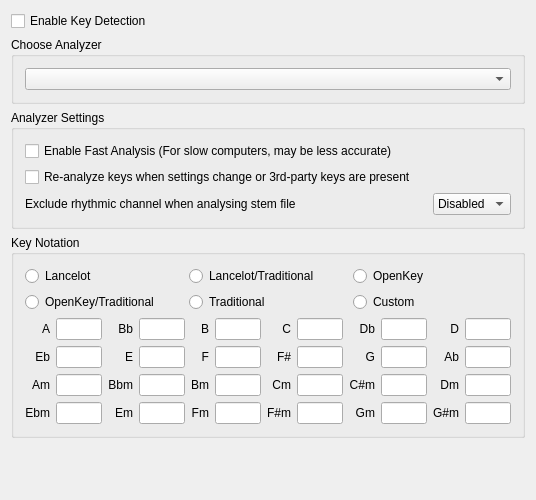
<?xml version="1.0" encoding="UTF-8"?>
<ui version="4.0">
 <class>DlgPrefKeyDlg</class>
 <widget class="QWidget" name="DlgPrefKeyDlg">
  <property name="geometry">
   <rect>
    <x>0</x>
    <y>0</y>
    <width>536</width>
    <height>500</height>
   </rect>
  </property>
  <property name="windowTitle">
   <string>Key Notation Format Settings</string>
  </property>
  <layout class="QVBoxLayout" name="verticalLayout">
   <item>
    <widget class="QCheckBox" name="banalyzerenabled">
     <property name="toolTip">
      <string>When key detection is enabled, NRave detects the musical key of your tracks
and allows you to pitch adjust them for harmonic mixing.</string>
     </property>
     <property name="text">
      <string>Enable Key Detection</string>
     </property>
    </widget>
   </item>
   <item>
    <widget class="QGroupBox" name="groupPlugin">
     <property name="title">
      <string>Choose Analyzer</string>
     </property>
     <property name="alignment">
      <set>Qt::AlignLeading|Qt::AlignLeft|Qt::AlignTop</set>
     </property>
     <layout class="QHBoxLayout" name="horizontalLayout">
      <item>
       <widget class="QComboBox" name="plugincombo">
        <property name="minimumSize">
         <size>
          <width>200</width>
          <height>0</height>
         </size>
        </property>
        <property name="maximumSize">
         <size>
          <width>2600</width>
          <height>26</height>
         </size>
        </property>
        <property name="toolTip">
         <string>Choose between different algorithms to detect keys.</string>
        </property>
        <property name="layoutDirection">
         <enum>Qt::LeftToRight</enum>
        </property>
       </widget>
      </item>
     </layout>
    </widget>
   </item>
   <item>
    <widget class="QGroupBox" name="groupOptions">
     <property name="title">
      <string>Analyzer Settings</string>
     </property>
     <layout class="QVBoxLayout" name="verticalLayout_2">
      <item>
       <widget class="QCheckBox" name="bfastAnalysisEnabled">
        <property name="text">
         <string>Enable Fast Analysis (For slow computers, may be less accurate)</string>
        </property>
       </widget>
      </item>
      <item>
       <widget class="QCheckBox" name="breanalyzeEnabled">
        <property name="text">
         <string>Re-analyze keys when settings change or 3rd-party keys are present</string>
        </property>
       </widget>
      </item>
      <item>
       <layout class="QHBoxLayout" name="horizontalLayout_2">
        <item>
         <widget class="QLabel" name="labelStemStrategy">
          <property name="text">
           <string>Exclude rhythmic channel when analysing stem file</string>
          </property>
         </widget>
        </item>
        <item>
         <widget class="QComboBox" name="comboBoxStemStrategy">
          <property name="sizePolicy">
           <sizepolicy hsizetype="Maximum" vsizetype="Fixed">
            <horstretch>0</horstretch>
            <verstretch>0</verstretch>
           </sizepolicy>
          </property>
          <item>
           <property name="text">
            <string>Disabled</string>
           </property>
          </item>
          <item>
           <property name="text">
            <string>Enforced</string>
           </property>
          </item>
         </widget>
        </item>
       </layout>
      </item>
     </layout>
    </widget>
   </item>
   <item>
    <widget class="QGroupBox" name="groupNotation">
     <property name="minimumSize">
      <size>
       <width>409</width>
       <height>200</height>
      </size>
     </property>
     <property name="title">
      <string>Key Notation</string>
     </property>
     <layout class="QVBoxLayout" name="verticalLayout_3">
      <item>
       <layout class="QHBoxLayout" name="notationChoice1">
        <item>
         <widget class="QRadioButton" name="radioNotationLancelot">
          <property name="text">
           <string>Lancelot</string>
          </property>
         </widget>
        </item>
        <item>
         <widget class="QRadioButton" name="radioNotationLancelotAndTraditional">
          <property name="text">
           <string>Lancelot/Traditional</string>
          </property>
         </widget>
        </item>
        <item>
         <widget class="QRadioButton" name="radioNotationOpenKey">
          <property name="text">
           <string>OpenKey</string>
          </property>
         </widget>
        </item>
       </layout>
      </item>
      <item>
       <layout class="QHBoxLayout" name="notationChoice2">
        <item>
         <widget class="QRadioButton" name="radioNotationOpenKeyAndTraditional">
          <property name="text">
           <string>OpenKey/Traditional</string>
          </property>
         </widget>
        </item>
        <item>
         <widget class="QRadioButton" name="radioNotationTraditional">
          <property name="text">
           <string>Traditional</string>
          </property>
         </widget>
        </item>
        <item>
         <widget class="QRadioButton" name="radioNotationCustom">
          <property name="text">
           <string>Custom</string>
          </property>
         </widget>
        </item>
       </layout>
      </item>
      <item>
       <layout class="QGridLayout" name="customNotation">
        <item row="0" column="0">
         <widget class="QLabel" name="a_major_label">
          <property name="text">
           <string>A</string>
          </property>
          <property name="alignment">
           <set>Qt::AlignRight|Qt::AlignTrailing|Qt::AlignVCenter</set>
          </property>
         </widget>
        </item>
        <item row="0" column="1">
         <widget class="QLineEdit" name="a_major_edit">
          <property name="sizePolicy">
           <sizepolicy hsizetype="Expanding" vsizetype="Fixed">
            <horstretch>0</horstretch>
            <verstretch>0</verstretch>
           </sizepolicy>
          </property>
          <property name="maxLength">
           <number>20</number>
          </property>
         </widget>
        </item>
        <item row="0" column="2">
         <widget class="QLabel" name="b_flat_major_label">
          <property name="text">
           <string>Bb</string>
          </property>
          <property name="alignment">
           <set>Qt::AlignRight|Qt::AlignTrailing|Qt::AlignVCenter</set>
          </property>
         </widget>
        </item>
        <item row="0" column="3">
         <widget class="QLineEdit" name="b_flat_major_edit">
          <property name="sizePolicy">
           <sizepolicy hsizetype="Expanding" vsizetype="Fixed">
            <horstretch>0</horstretch>
            <verstretch>0</verstretch>
           </sizepolicy>
          </property>
          <property name="maxLength">
           <number>20</number>
          </property>
         </widget>
        </item>
        <item row="0" column="4">
         <widget class="QLabel" name="b_major_label">
          <property name="text">
           <string>B</string>
          </property>
          <property name="alignment">
           <set>Qt::AlignRight|Qt::AlignTrailing|Qt::AlignVCenter</set>
          </property>
         </widget>
        </item>
        <item row="0" column="5">
         <widget class="QLineEdit" name="b_major_edit">
          <property name="sizePolicy">
           <sizepolicy hsizetype="Expanding" vsizetype="Fixed">
            <horstretch>0</horstretch>
            <verstretch>0</verstretch>
           </sizepolicy>
          </property>
          <property name="maxLength">
           <number>20</number>
          </property>
         </widget>
        </item>
        <item row="0" column="6">
         <widget class="QLabel" name="c_major_label">
          <property name="text">
           <string>C</string>
          </property>
          <property name="alignment">
           <set>Qt::AlignRight|Qt::AlignTrailing|Qt::AlignVCenter</set>
          </property>
         </widget>
        </item>
        <item row="0" column="7">
         <widget class="QLineEdit" name="c_major_edit">
          <property name="sizePolicy">
           <sizepolicy hsizetype="Expanding" vsizetype="Fixed">
            <horstretch>0</horstretch>
            <verstretch>0</verstretch>
           </sizepolicy>
          </property>
          <property name="maxLength">
           <number>20</number>
          </property>
         </widget>
        </item>
        <item row="0" column="8">
         <widget class="QLabel" name="d_flat_major_label">
          <property name="text">
           <string>Db</string>
          </property>
          <property name="alignment">
           <set>Qt::AlignRight|Qt::AlignTrailing|Qt::AlignVCenter</set>
          </property>
         </widget>
        </item>
        <item row="0" column="9">
         <widget class="QLineEdit" name="d_flat_major_edit">
          <property name="sizePolicy">
           <sizepolicy hsizetype="Expanding" vsizetype="Fixed">
            <horstretch>0</horstretch>
            <verstretch>0</verstretch>
           </sizepolicy>
          </property>
          <property name="maxLength">
           <number>20</number>
          </property>
         </widget>
        </item>
        <item row="0" column="10">
         <widget class="QLabel" name="d_major_label">
          <property name="text">
           <string>D</string>
          </property>
          <property name="alignment">
           <set>Qt::AlignRight|Qt::AlignTrailing|Qt::AlignVCenter</set>
          </property>
         </widget>
        </item>
        <item row="0" column="11">
         <widget class="QLineEdit" name="d_major_edit">
          <property name="sizePolicy">
           <sizepolicy hsizetype="Expanding" vsizetype="Fixed">
            <horstretch>0</horstretch>
            <verstretch>0</verstretch>
           </sizepolicy>
          </property>
          <property name="maxLength">
           <number>20</number>
          </property>
         </widget>
        </item>
        <item row="1" column="0">
         <widget class="QLabel" name="e_flat_major_label">
          <property name="text">
           <string>Eb</string>
          </property>
          <property name="alignment">
           <set>Qt::AlignRight|Qt::AlignTrailing|Qt::AlignVCenter</set>
          </property>
         </widget>
        </item>
        <item row="1" column="1">
         <widget class="QLineEdit" name="e_flat_major_edit">
          <property name="sizePolicy">
           <sizepolicy hsizetype="Expanding" vsizetype="Fixed">
            <horstretch>0</horstretch>
            <verstretch>0</verstretch>
           </sizepolicy>
          </property>
          <property name="maxLength">
           <number>20</number>
          </property>
         </widget>
        </item>
        <item row="1" column="2">
         <widget class="QLabel" name="e_major_label">
          <property name="text">
           <string>E</string>
          </property>
          <property name="alignment">
           <set>Qt::AlignRight|Qt::AlignTrailing|Qt::AlignVCenter</set>
          </property>
         </widget>
        </item>
        <item row="1" column="3">
         <widget class="QLineEdit" name="e_major_edit">
          <property name="sizePolicy">
           <sizepolicy hsizetype="Expanding" vsizetype="Fixed">
            <horstretch>0</horstretch>
            <verstretch>0</verstretch>
           </sizepolicy>
          </property>
          <property name="maxLength">
           <number>20</number>
          </property>
         </widget>
        </item>
        <item row="1" column="4">
         <widget class="QLabel" name="f_major_label">
          <property name="text">
           <string>F</string>
          </property>
          <property name="alignment">
           <set>Qt::AlignRight|Qt::AlignTrailing|Qt::AlignVCenter</set>
          </property>
         </widget>
        </item>
        <item row="1" column="5">
         <widget class="QLineEdit" name="f_major_edit">
          <property name="sizePolicy">
           <sizepolicy hsizetype="Expanding" vsizetype="Fixed">
            <horstretch>0</horstretch>
            <verstretch>0</verstretch>
           </sizepolicy>
          </property>
          <property name="maxLength">
           <number>20</number>
          </property>
         </widget>
        </item>
        <item row="1" column="6">
         <widget class="QLabel" name="f_sharp_major_label">
          <property name="text">
           <string>F#</string>
          </property>
          <property name="alignment">
           <set>Qt::AlignRight|Qt::AlignTrailing|Qt::AlignVCenter</set>
          </property>
         </widget>
        </item>
        <item row="1" column="7">
         <widget class="QLineEdit" name="f_sharp_major_edit">
          <property name="sizePolicy">
           <sizepolicy hsizetype="Expanding" vsizetype="Fixed">
            <horstretch>0</horstretch>
            <verstretch>0</verstretch>
           </sizepolicy>
          </property>
          <property name="maxLength">
           <number>20</number>
          </property>
         </widget>
        </item>
        <item row="1" column="8">
         <widget class="QLabel" name="g_major_label">
          <property name="text">
           <string>G</string>
          </property>
          <property name="alignment">
           <set>Qt::AlignRight|Qt::AlignTrailing|Qt::AlignVCenter</set>
          </property>
         </widget>
        </item>
        <item row="1" column="9">
         <widget class="QLineEdit" name="g_major_edit">
          <property name="sizePolicy">
           <sizepolicy hsizetype="Expanding" vsizetype="Fixed">
            <horstretch>0</horstretch>
            <verstretch>0</verstretch>
           </sizepolicy>
          </property>
          <property name="maxLength">
           <number>20</number>
          </property>
         </widget>
        </item>
        <item row="1" column="10">
         <widget class="QLabel" name="a_flat_major_label">
          <property name="text">
           <string>Ab</string>
          </property>
          <property name="alignment">
           <set>Qt::AlignRight|Qt::AlignTrailing|Qt::AlignVCenter</set>
          </property>
         </widget>
        </item>
        <item row="1" column="11">
         <widget class="QLineEdit" name="a_flat_major_edit">
          <property name="sizePolicy">
           <sizepolicy hsizetype="Expanding" vsizetype="Fixed">
            <horstretch>0</horstretch>
            <verstretch>0</verstretch>
           </sizepolicy>
          </property>
          <property name="maxLength">
           <number>20</number>
          </property>
         </widget>
        </item>
        <item row="2" column="0">
         <widget class="QLabel" name="a_minor_label">
          <property name="text">
           <string>Am</string>
          </property>
          <property name="alignment">
           <set>Qt::AlignRight|Qt::AlignTrailing|Qt::AlignVCenter</set>
          </property>
         </widget>
        </item>
        <item row="2" column="1">
         <widget class="QLineEdit" name="a_minor_edit">
          <property name="sizePolicy">
           <sizepolicy hsizetype="Expanding" vsizetype="Fixed">
            <horstretch>0</horstretch>
            <verstretch>0</verstretch>
           </sizepolicy>
          </property>
          <property name="maxLength">
           <number>20</number>
          </property>
         </widget>
        </item>
        <item row="2" column="2">
         <widget class="QLabel" name="b_flat_minor_label">
          <property name="text">
           <string>Bbm</string>
          </property>
          <property name="alignment">
           <set>Qt::AlignRight|Qt::AlignTrailing|Qt::AlignVCenter</set>
          </property>
         </widget>
        </item>
        <item row="2" column="3">
         <widget class="QLineEdit" name="b_flat_minor_edit">
          <property name="sizePolicy">
           <sizepolicy hsizetype="Expanding" vsizetype="Fixed">
            <horstretch>0</horstretch>
            <verstretch>0</verstretch>
           </sizepolicy>
          </property>
          <property name="maxLength">
           <number>20</number>
          </property>
         </widget>
        </item>
        <item row="2" column="4">
         <widget class="QLabel" name="b_minor_label">
          <property name="text">
           <string>Bm</string>
          </property>
          <property name="alignment">
           <set>Qt::AlignRight|Qt::AlignTrailing|Qt::AlignVCenter</set>
          </property>
         </widget>
        </item>
        <item row="2" column="5">
         <widget class="QLineEdit" name="b_minor_edit">
          <property name="sizePolicy">
           <sizepolicy hsizetype="Expanding" vsizetype="Fixed">
            <horstretch>0</horstretch>
            <verstretch>0</verstretch>
           </sizepolicy>
          </property>
          <property name="maxLength">
           <number>20</number>
          </property>
         </widget>
        </item>
        <item row="2" column="6">
         <widget class="QLabel" name="c_minor_label">
          <property name="text">
           <string>Cm</string>
          </property>
          <property name="alignment">
           <set>Qt::AlignRight|Qt::AlignTrailing|Qt::AlignVCenter</set>
          </property>
         </widget>
        </item>
        <item row="2" column="7">
         <widget class="QLineEdit" name="c_minor_edit">
          <property name="sizePolicy">
           <sizepolicy hsizetype="Expanding" vsizetype="Fixed">
            <horstretch>0</horstretch>
            <verstretch>0</verstretch>
           </sizepolicy>
          </property>
          <property name="maxLength">
           <number>20</number>
          </property>
         </widget>
        </item>
        <item row="2" column="8">
         <widget class="QLabel" name="c_sharp_minor_label">
          <property name="text">
           <string>C#m</string>
          </property>
          <property name="alignment">
           <set>Qt::AlignRight|Qt::AlignTrailing|Qt::AlignVCenter</set>
          </property>
         </widget>
        </item>
        <item row="2" column="9">
         <widget class="QLineEdit" name="c_sharp_minor_edit">
          <property name="sizePolicy">
           <sizepolicy hsizetype="Expanding" vsizetype="Fixed">
            <horstretch>0</horstretch>
            <verstretch>0</verstretch>
           </sizepolicy>
          </property>
          <property name="maxLength">
           <number>20</number>
          </property>
         </widget>
        </item>
        <item row="2" column="10">
         <widget class="QLabel" name="d_minor_label">
          <property name="text">
           <string>Dm</string>
          </property>
          <property name="alignment">
           <set>Qt::AlignRight|Qt::AlignTrailing|Qt::AlignVCenter</set>
          </property>
         </widget>
        </item>
        <item row="2" column="11">
         <widget class="QLineEdit" name="d_minor_edit">
          <property name="sizePolicy">
           <sizepolicy hsizetype="Expanding" vsizetype="Fixed">
            <horstretch>0</horstretch>
            <verstretch>0</verstretch>
           </sizepolicy>
          </property>
          <property name="maxLength">
           <number>20</number>
          </property>
         </widget>
        </item>
        <item row="3" column="0">
         <widget class="QLabel" name="e_flat_minor_label">
          <property name="text">
           <string>Ebm</string>
          </property>
          <property name="alignment">
           <set>Qt::AlignRight|Qt::AlignTrailing|Qt::AlignVCenter</set>
          </property>
         </widget>
        </item>
        <item row="3" column="1">
         <widget class="QLineEdit" name="e_flat_minor_edit">
          <property name="sizePolicy">
           <sizepolicy hsizetype="Expanding" vsizetype="Fixed">
            <horstretch>0</horstretch>
            <verstretch>0</verstretch>
           </sizepolicy>
          </property>
          <property name="maxLength">
           <number>20</number>
          </property>
         </widget>
        </item>
        <item row="3" column="2">
         <widget class="QLabel" name="e_minor_label">
          <property name="text">
           <string>Em</string>
          </property>
          <property name="alignment">
           <set>Qt::AlignRight|Qt::AlignTrailing|Qt::AlignVCenter</set>
          </property>
         </widget>
        </item>
        <item row="3" column="3">
         <widget class="QLineEdit" name="e_minor_edit">
          <property name="sizePolicy">
           <sizepolicy hsizetype="Expanding" vsizetype="Fixed">
            <horstretch>0</horstretch>
            <verstretch>0</verstretch>
           </sizepolicy>
          </property>
          <property name="maxLength">
           <number>20</number>
          </property>
         </widget>
        </item>
        <item row="3" column="4">
         <widget class="QLabel" name="f_minor_label">
          <property name="text">
           <string>Fm</string>
          </property>
          <property name="alignment">
           <set>Qt::AlignRight|Qt::AlignTrailing|Qt::AlignVCenter</set>
          </property>
         </widget>
        </item>
        <item row="3" column="5">
         <widget class="QLineEdit" name="f_minor_edit">
          <property name="sizePolicy">
           <sizepolicy hsizetype="Expanding" vsizetype="Fixed">
            <horstretch>0</horstretch>
            <verstretch>0</verstretch>
           </sizepolicy>
          </property>
          <property name="maxLength">
           <number>20</number>
          </property>
         </widget>
        </item>
        <item row="3" column="6">
         <widget class="QLabel" name="f_sharp_minor_label">
          <property name="text">
           <string>F#m</string>
          </property>
          <property name="alignment">
           <set>Qt::AlignRight|Qt::AlignTrailing|Qt::AlignVCenter</set>
          </property>
         </widget>
        </item>
        <item row="3" column="7">
         <widget class="QLineEdit" name="f_sharp_minor_edit">
          <property name="sizePolicy">
           <sizepolicy hsizetype="Expanding" vsizetype="Fixed">
            <horstretch>0</horstretch>
            <verstretch>0</verstretch>
           </sizepolicy>
          </property>
          <property name="maxLength">
           <number>20</number>
          </property>
         </widget>
        </item>
        <item row="3" column="8">
         <widget class="QLabel" name="g_minor_label">
          <property name="text">
           <string>Gm</string>
          </property>
          <property name="alignment">
           <set>Qt::AlignRight|Qt::AlignTrailing|Qt::AlignVCenter</set>
          </property>
         </widget>
        </item>
        <item row="3" column="9">
         <widget class="QLineEdit" name="g_minor_edit">
          <property name="sizePolicy">
           <sizepolicy hsizetype="Expanding" vsizetype="Fixed">
            <horstretch>0</horstretch>
            <verstretch>0</verstretch>
           </sizepolicy>
          </property>
          <property name="maxLength">
           <number>20</number>
          </property>
         </widget>
        </item>
        <item row="3" column="10">
         <widget class="QLabel" name="g_sharp_minor_label">
          <property name="text">
           <string>G#m</string>
          </property>
          <property name="alignment">
           <set>Qt::AlignRight|Qt::AlignTrailing|Qt::AlignVCenter</set>
          </property>
         </widget>
        </item>
        <item row="3" column="11">
         <widget class="QLineEdit" name="g_sharp_minor_edit">
          <property name="sizePolicy">
           <sizepolicy hsizetype="Expanding" vsizetype="Fixed">
            <horstretch>0</horstretch>
            <verstretch>0</verstretch>
           </sizepolicy>
          </property>
          <property name="maxLength">
           <number>20</number>
          </property>
         </widget>
        </item>
       </layout>
      </item>
     </layout>
    </widget>
   </item>
   <item>
    <spacer name="verticalSpacer">
     <property name="orientation">
      <enum>Qt::Vertical</enum>
     </property>
     <property name="sizeHint" stdset="0">
      <size>
       <width>20</width>
       <height>40</height>
      </size>
     </property>
    </spacer>
   </item>
  </layout>
 </widget>
 <layoutdefault spacing="6" margin="11"/>
 <resources/>
 <connections/>
</ui>
